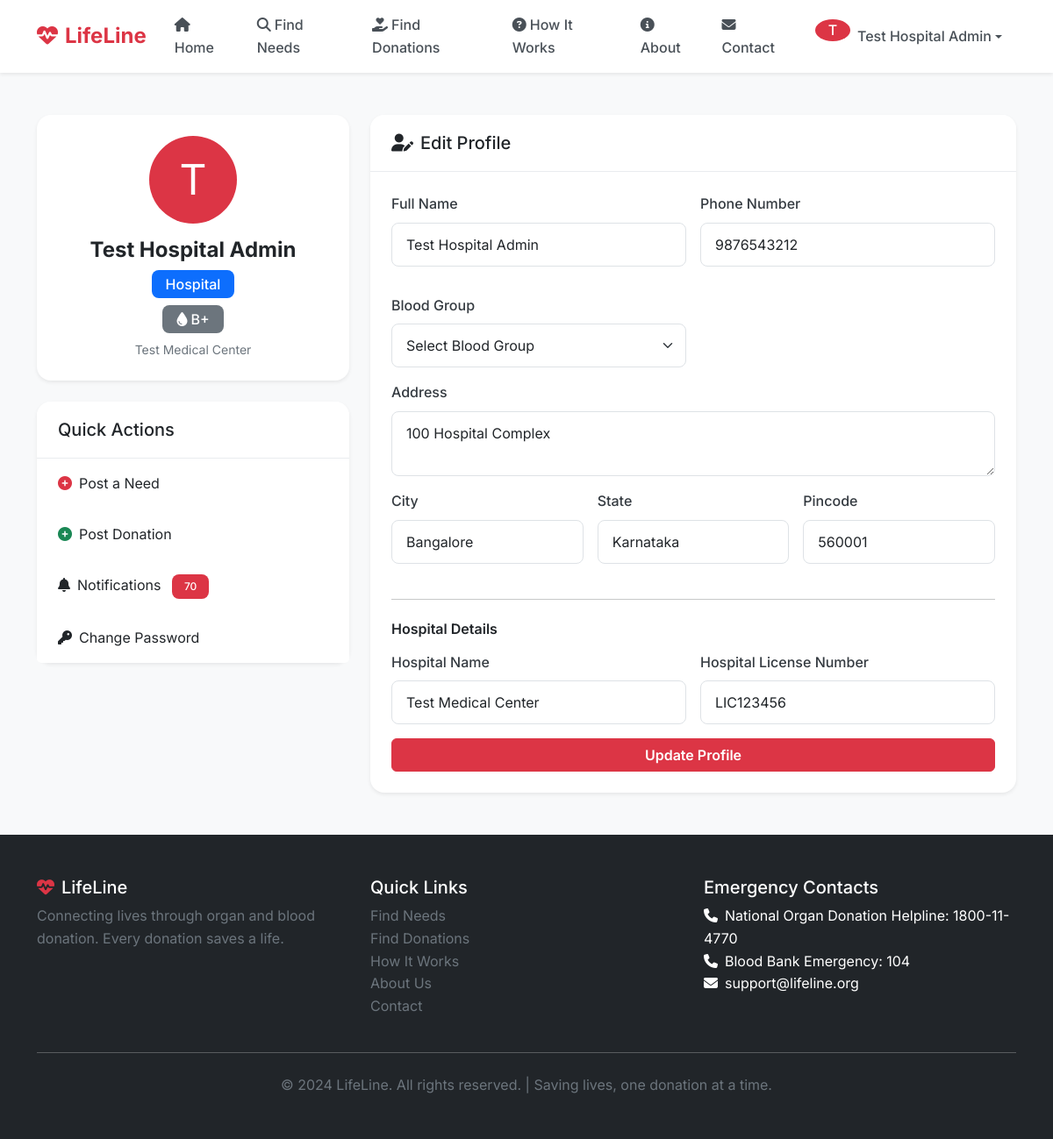
The page /profile (signed in) on the database its author committed.
### models.py (models this page shows, shortened)
class User(db.Model, UserMixin):
    id = db.Column(db.Integer, primary_key=True)
    email = db.Column(db.String(120), unique=True, nullable=False)
    password_hash = db.Column(db.String(256), nullable=False)
    full_name = db.Column(db.String(100), nullable=False)
    phone = db.Column(db.String(20), nullable=False)
    user_type = db.Column(db.Enum(UserType), nullable=False)
    blood_group = db.Column(db.Enum(BloodGroup), nullable=True)
    address = db.Column(db.Text, nullable=True)
    city = db.Column(db.String(50), nullable=True)
    state = db.Column(db.String(50), nullable=True)
    pincode = db.Column(db.String(10), nullable=True)
    hospital_name = db.Column(db.String(100), nullable=True)
    hospital_license = db.Column(db.String(50), nullable=True)
    is_verified = db.Column(db.Boolean, default=False)
    created_at = db.Column(db.DateTime, default=datetime.utcnow)
    last_login = db.Column(db.DateTime, nullable=True)
    needs = db.relationship('Need', backref='patient', lazy='dynamic', foreign_keys='Need.patient_id')
    donations = db.relationship('Donation', backref='donor', lazy='dynamic', foreign_keys='Donation.donor_id')
    matches_as_patient = db.relationship('Match', backref='patient_user', lazy='dynamic', foreign_keys='Match.patient_id')
    matches_as_donor = db.relationship('Match', backref='donor_user', lazy='dynamic', foreign_keys='Match.donor_id')

### app.py (the view, shortened to what this page needs)
    @app.route('/profile', methods=['GET', 'POST'])
    @login_required
    def profile():
        form = ProfileForm(obj=current_user)
        return render_template('profile.html', form=form)

### templates/profile.html (shortened to what this page needs)
{% extends "base.html" %}
{% block content %}
<div class="container py-5">
    <div class="row">
        <div class="col-lg-4">
            <div class="card shadow-sm border-0 mb-4">
                <div class="card-body text-center p-4">
                    <div class="avatar-circle bg-danger text-white mx-auto mb-3" style="width: 100px; height: 100px; font-size: 3rem;">
                        {{ current_user.full_name[0].upper() }}
                    </div>
                    <h4 class="fw-bold">{{ current_user.full_name }}</h4>
                    <span class="badge bg-{{ 'danger' if current_user.user_type.value == 'patient' else 'success' if current_user.user_type.value == 'donor' else 'primary' }} fs-6 px-3 py-2">
                        {{ current_user.user_type.value.capitalize() }}
                    </span>
                    {% if current_user.blood_group %}
                    <div class="mt-2">
                        <span class="badge bg-secondary fs-6 px-3 py-2">
                            <i class="fas fa-tint me-1"></i>{{ current_user.blood_group.value }}
                        </span>
                    </div>
                    {% endif %}
                    {% if current_user.hospital_name %}
                    <div class="mt-2 text-muted small">{{ current_user.hospital_name }}</div>
                    {% endif %}
                </div>
            </div>
            <div class="card shadow-sm border-0">
                <div class="card-header bg-white">
                    <h5 class="mb-0">Quick Actions</h5>
                </div>
                <div class="list-group list-group-flush">
                    {% if current_user.user_type.value in ['patient', 'hospital'] %}
                    <a href="{{ url_for('post_need') }}" class="list-group-item list-group-item-action">
                        <i class="fas fa-plus-circle me-2 text-danger"></i>Post a Need
                    </a>
                    {% endif %}
                    {% if current_user.user_type.value in ['donor', 'hospital'] %}
                    <a href="{{ url_for('post_donation') }}" class="list-group-item list-group-item-action">
                        <i class="fas fa-plus-circle me-2 text-success"></i>Post Donation
                    </a>
                    {% endif %}
                    <a href="{{ url_for('notifications') }}" class="list-group-item list-group-item-action">
                        <i class="fas fa-bell me-2"></i>Notifications
                        {% set unread = current_user.notifications.filter_by(is_read=False).count() %}
                        {% if unread > 0 %}<span class="badge bg-danger ms-2">{{ unread }}</span>{% endif %}
                    </a>
                    <a href="{{ url_for('change_password') }}" class="list-group-item list-group-item-action">
                        <i class="fas fa-key me-2"></i>Change Password
                    </a>
                </div>
            </div>
        </div>
        <div class="col-lg-8">
            <div class="card shadow-sm border-0">
                <div class="card-header bg-white">
                    <h5 class="mb-0"><i class="fas fa-user-edit me-2"></i>Edit Profile</h5>
                </div>
                <div class="card-body p-4">
                    <form method="POST" novalidate>
                        <div class="row g-3">
                            <div class="col-md-6">
                                <div class="mb-3">
                                    {{ form.full_name.label(class="form-label") }}
                                    {{ form.full_name(class="form-control") }}
                                </div>
                            </div>
                            <div class="col-md-6">
                                <div class="mb-3">
                                    {{ form.phone.label(class="form-label") }}
                                    {{ form.phone(class="form-control") }}
                                </div>
                            </div>
                            <div class="col-md-6">
                                <div class="mb-3">
                                    {{ form.blood_group.label(class="form-label") }}
                                    {{ form.blood_group(class="form-select") }}
                                </div>
                            </div>
                        </div>
                        <div class="mb-3">
                            {{ form.address.label(class="form-label") }}
                            {{ form.address(class="form-control", rows="2") }}
                        </div>
                        <div class="row g-3">
                            <div class="col-md-4">
                                <div class="mb-3">
                                    {{ form.city.label(class="form-label") }}
                                    {{ form.city(class="form-control") }}
                                </div>
                            </div>
                            <div class="col-md-4">
                                <div class="mb-3">
                                    {{ form.state.label(class="form-label") }}
                                    {{ form.state(class="form-control") }}
                                </div>
                            </div>
                            <div class="col-md-4">
                                <div class="mb-3">
                                    {{ form.pincode.label(class="form-label") }}
                                    {{ form.pincode(class="form-control") }}
                                </div>
                            </div>
                        </div>
                        {% if current_user.user_type.value == 'hospital' %}
                        <hr class="my-4">
                        <h6 class="fw-semibold mb-3">Hospital Details</h6>
                        <div class="row g-3">
                            <div class="col-md-6">
                                <div class="mb-3">
                                    {{ form.hospital_name.label(class="form-label") }}
                                    {{ form.hospital_name(class="form-control") }}
                                </div>
                            </div>
                            <div class="col-md-6">
                                <div class="mb-3">
                                    {{ form.hospital_license.label(class="form-label") }}
                                    {{ form.hospital_license(class="form-control") }}
                                </div>
                            </div>
                        </div>
                        {% endif %}
                        <div class="d-grid">
                            {{ form.submit(class="btn btn-danger fw-semibold") }}
                        </div>
                    </form>
                </div>
            </div>
        </div>
    </div>
</div>
{% endblock %}

### templates/base.html (shortened to what this page needs)
<!DOCTYPE html>
<html lang="en">
<head>
    <link href="https://cdn.jsdelivr.net/npm/bootstrap@5.3.2/dist/css/bootstrap.min.css" rel="stylesheet">
    <link href="https://cdnjs.cloudflare.com/ajax/libs/font-awesome/6.4.2/css/all.min.css" rel="stylesheet">
    <link href="{{ url_for('static', filename='css/style.css') }}" rel="stylesheet">
</head>
<body>
    <nav class="navbar navbar-expand-lg navbar-light bg-white shadow-sm sticky-top">
        <div class="container">
            <a class="navbar-brand fw-bold text-danger" href="{{ url_for('index') }}">
                <i class="fas fa-heartbeat me-2"></i>LifeLine
            </a>
            <div class="collapse navbar-collapse" id="navbarNav">
                <ul class="navbar-nav me-auto mb-2 mb-lg-0">
                    <li class="nav-item">
                        <a class="nav-link" href="{{ url_for('index') }}"><i class="fas fa-home me-1"></i>Home</a>
                    </li>
                    <li class="nav-item">
                        <a class="nav-link" href="{{ url_for('browse_needs') }}"><i class="fas fa-search me-1"></i>Find Needs</a>
                    </li>
                    <li class="nav-item">
                        <a class="nav-link" href="{{ url_for('browse_donations') }}"><i class="fas fa-hand-holding-heart me-1"></i>Find Donations</a>
                    </li>
                    <li class="nav-item">
                        <a class="nav-link" href="{{ url_for('how_it_works') }}"><i class="fas fa-question-circle me-1"></i>How It Works</a>
                    </li>
                    <li class="nav-item">
                        <a class="nav-link" href="{{ url_for('about') }}"><i class="fas fa-info-circle me-1"></i>About</a>
                    </li>
                    <li class="nav-item">
                        <a class="nav-link" href="{{ url_for('contact') }}"><i class="fas fa-envelope me-1"></i>Contact</a>
                    </li>
                </ul>
                <div class="navbar-nav ms-auto">
                    {% if current_user.is_authenticated %}
                        <li class="nav-item dropdown">
                            <a class="nav-link dropdown-toggle d-flex align-items-center" href="#" id="userDropdown" role="button" data-bs-toggle="dropdown">
                                <div class="avatar-sm me-2">
                                    <div class="avatar-circle bg-danger text-white">
                                        {{ current_user.full_name[0].upper() }}
                                    </div>
                                </div>
                                <span class="d-none d-md-inline">{{ current_user.full_name }}</span>
                            </a>
                                {% set unread = current_user.notifications.filter_by(is_read=False).count() %}
                        </li>
                    {% else %}
                        <a class="btn btn-outline-danger me-2" href="{{ url_for('login') }}">Login</a>
                        <a class="btn btn-danger" href="{{ url_for('register') }}">Register</a>
                    {% endif %}
                </div>
            </div>
        </div>
    </nav>
    <div class="toast-container position-fixed top-0 end-0 p-3" style="z-index: 1080;">
    </div>
    <main class="min-vh-100">
        {% block content %}{% endblock %}
    </main>
    <footer class="bg-dark text-white py-5 mt-auto">
        <div class="container">
            <div class="row">
                <div class="col-md-4">
                    <h5><i class="fas fa-heartbeat me-2 text-danger"></i>LifeLine</h5>
                    <p class="text-muted">Connecting lives through organ and blood donation. Every donation saves a life.</p>
                </div>
                <div class="col-md-4">
                    <h5>Quick Links</h5>
                    <ul class="list-unstyled">
                        <li><a href="{{ url_for('browse_needs') }}" class="text-muted text-decoration-none">Find Needs</a></li>
                        <li><a href="{{ url_for('browse_donations') }}" class="text-muted text-decoration-none">Find Donations</a></li>
                        <li><a href="{{ url_for('how_it_works') }}" class="text-muted text-decoration-none">How It Works</a></li>
                        <li><a href="{{ url_for('about') }}" class="text-muted text-decoration-none">About Us</a></li>
                        <li><a href="{{ url_for('contact') }}" class="text-muted text-decoration-none">Contact</a></li>
                    </ul>
                </div>
                <div class="col-md-4">
                    <h5>Emergency Contacts</h5>
                    <ul class="list-unstyled">
                        <li><i class="fas fa-phone me-2"></i>National Organ Donation Helpline: 1800-11-4770</li>
                        <li><i class="fas fa-phone me-2"></i>Blood Bank Emergency: 104</li>
                        <li><i class="fas fa-envelope me-2"></i>support@lifeline.org</li>
                    </ul>
                </div>
            </div>
            <hr class="my-4">
            <div class="text-center text-muted">
                <p class="mb-0">&copy; 2024 LifeLine. All rights reserved. | Saving lives, one donation at a time.</p>
            </div>
        </div>
    </footer>
</body>
</html>

### static/css/style.css (style rules this page uses)
:root { --primary: #dc3545; --primary-dark: #c82333; --success: #198754; --warning: #ffc107; --danger: #dc3545; --info: #0dcaf0; }
* { margin: 0; padding: 0; box-sizing: border-box; }
body { font-family: 'Inter', -apple-system, BlinkMacSystemFont, 'Segoe UI', Roboto, sans-serif; line-height: 1.6; color: #212529; background-color: #f8f9fa; }
.text-danger { color: #dc3545 !important; }
.btn-danger { background-color: #dc3545; border-color: #dc3545; }
.avatar-circle { display: flex; align-items: center; justify-content: center; border-radius: 50%; }
.avatar-sm { width: 40px; height: 40px; font-size: 1rem; }
.form-label { font-weight: 500; color: #343a40; margin-bottom: 0.5rem; }
.form-control, .form-select { border-radius: 8px; border: 1px solid #dee2e6; padding: 0.75rem 1rem; font-size: 1rem; transition: border-color 0.2s, box-shadow 0.2s; }
.card { border-radius: 16px; border: none; }
.card-header { border-radius: 16px 16px 0 0 !important; background: white; border-bottom: 1px solid #e9ecef; padding: 1.25rem 1.5rem; }
.card-body { padding: 1.5rem; }
.list-group-item { border: none; padding: 1rem 1.5rem; transition: background-color 0.2s; }
.list-group-flush .list-group-item:first-child { border-top: none; }
.list-group-flush .list-group-item:last-child { border-bottom: none; }
.navbar { background: white !important; }
.navbar-brand { font-size: 1.5rem; }
.nav-link { font-weight: 500; color: #495057 !important; padding: 0.5rem 1rem !important; border-radius: 8px; transition: all 0.2s; }
.badge { font-weight: 500; padding: 0.5rem 0.875rem; border-radius: 8px; }
footer { background: #1a1a2e !important; }
.text-muted { color: #6c757d !important; }
.card, .need-card, .donation-card, .feature-card, .stat-card, .step-card { animation: fadeIn 0.5s ease-out; }

### rows shown on the page
User: full_name "T", full_name "Test Hospital Admin", user_type.value "Hospital", blood_group.value "B+", hospital_name "Test Medical Center", phone "9876543212", blood_group "Select Blood Group", address "100 Hospital Complex", city "Bangalore", state "Karnataka", pincode "560001", hospital_license "LIC123456"

### other values the page prints
{{ unread }} "70"
